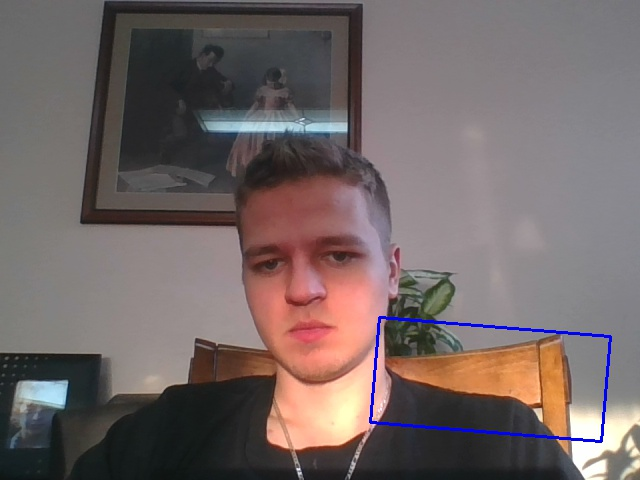
#> input picture TestImg.jpg, 640 x 480 px, given in place of the camera
$ python VideoAnalysis.py
#> lines starting #> are read from the running program, lines starting #| are printed output that depends on the picture; after the words box and inside, x2 and y2 are one past the last pixel; in counts of white or black regions, pixels touching at a corner belong together
########################################## Video Analysis Training  ###################################

import numpy as np
import cv2

################# MEAN SHIFT #################################

#basically finds the most concentrated point on the image (like brighest or whatever)
# Basically in applications, it can track a moving object
### PRETTTTTTTTTY COOOOL
# However, the window size doesnt change which sucks, we fix this with camshift


############      CAMSHIFT #####################################

# Gets meanshift, and once it converges, it updates size of window with a best fitting elipse.
# Then it meanshifts again, and repeats process until required accuracy is met

### see combined example below
###    the code below basically gets an intital image with its thresholds, and tries to find the
###       highest concentrated area (usually brightness / intensity)

cap = cv2.VideoCapture(0)
# take first frame of the video
ret,frame = cap.read()
#> frame is the input picture: shape (480, 640, 3); mean B, G, R 102.3, 103, 115
# setup initial location of window
r,h,c,w = 250,90,400,125  # simply hardcoded the values
track_window = (c,r,w,h)
# set up the ROI for tracking
roi = frame[r:r+h, c:c+w]
hsv_roi =  cv2.cvtColor(frame, cv2.COLOR_BGR2HSV)
#> hsv_roi: shape (480, 640, 3); mean H, S, V 81.9, 39, 118.5
mask = cv2.inRange(hsv_roi, np.array((0., 60.,32.)), np.array((180.,255.,255.)))  ## avoids low light values
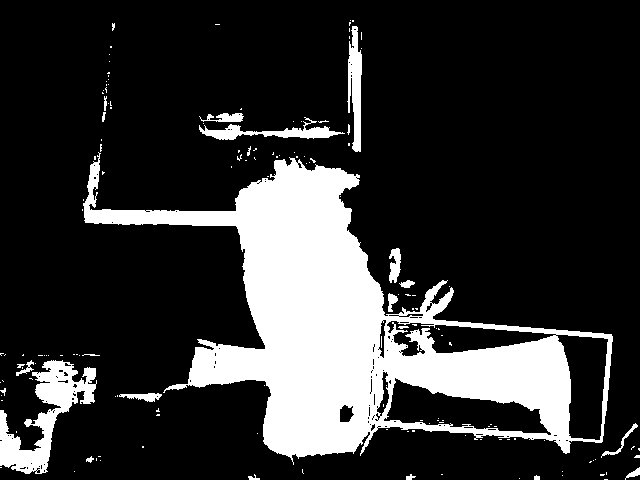
#> mask: shape (480, 640); 20% white; 154 white regions (130 under 20 px), largest, box (x1, y1, x2, y2) and area: (83, 152, 613, 465) 53126, (0, 360, 97, 474) 4068, (347, 26, 362, 152) 1195
roi_hist = cv2.calcHist([hsv_roi],[0],mask,[180],[0,180])
#> roi_hist = 180 values, max 4388 at index 4, min 0 at index 31, mean 341.7
cv2.normalize(roi_hist,roi_hist,0,255,cv2.NORM_MINMAX)

# Setup the termination criteria, either 10 iteration or move by atleast 1 pt
term_crit = ( cv2.TERM_CRITERIA_EPS | cv2.TERM_CRITERIA_COUNT, 10, 1 )

while(1):
    ret ,frame = cap.read()

    if ret == True:
        hsv = cv2.cvtColor(frame, cv2.COLOR_BGR2HSV)
        dst = cv2.calcBackProject([hsv],[0],roi_hist,[0,180],1)
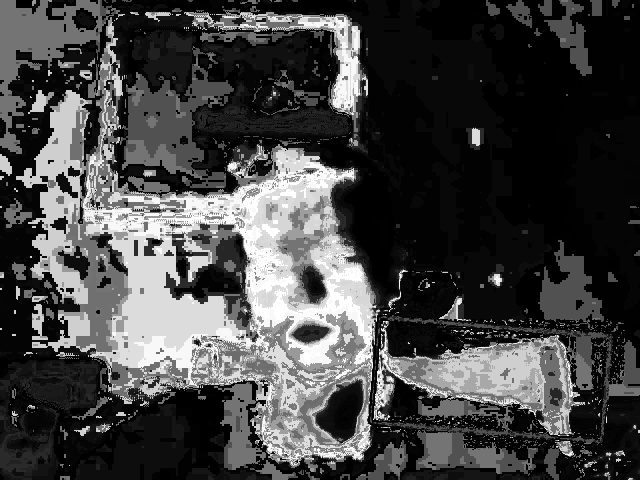
#> dst: shape (480, 640); min 0, max 255, mean 68.2

        """
        # apply meanshift to get the new location
        ret, track_window = cv2.meanShift(dst, track_window, term_crit)
        x,y,w,h = track_window               # Draw it on image
        img2 = cv2.rectangle(frame, (x,y), (x+w,y+h), 255,2)
        cv2.imshow('img2',img2) """

        # apply camshift which we are gonna use
        ret, track_window = cv2.CamShift(dst, track_window, term_crit)
#> ret = ((502, 377.5), (96.98, 161.6), 90.35); track_window = (420, 328, 164, 99)
        # Draw it on image
        pts = cv2.boxPoints(ret)
#> pts = [[421.5, 328.5], [583.1, 329.5], [582.5, 426.5], [420.9, 425.5]]
        pts = np.int0(pts)
#> pts = [[421, 328], [583, 329], [582, 426], [420, 425]]
        img2 = cv2.polylines(frame,[pts],True, 255,2)
        cv2.imshow('img2',img2)
        cv2.imshow("hsv_roi",hsv_roi)
        cv2.imshow("mask",mask)
        cv2.imshow("hsv",hsv)
        cv2.imshow("dst",dst)

        k = cv2.waitKey(60) & 0xff
#> (key Esc is pressed here)
        if k == 27:
            break
        else:
            cv2.imwrite(chr(k)+".jpg",img2)
    else:
        break

cv2.destroyAllWindows()
cap.release()


############################## OPTICAL FLOW ###########################################

# Gets an Intesntiy at a point , I(x,y,t)  ... and rearranges it to get fx*u + fy*v +ft = 0
#     We don't have u or v , so we use Lucas-Kanade method to find them.
"""  Lucas Kanade: all neighbours pixels will ave similair motion so take a 3x3 patch around a point, and find
       fy, fy, and ft for these 9 poiints. So now we ahve 9 equations with 2 unknowns....easily solvable
          Focuses on harris corners as points to track to get better results
            It also scales well since it uses the pyramid thingy
   BASICALLY: it shows you the path of a moving object
    THIS IS ACUALLY REALLL COOOOOL... can find an image and then track its path and tell you if it
        is getting closer or furhter for example
Ex:
"""
cap = cv2.VideoCapture(0)

# params for ShiTomasi corner detection
feature_params = dict( maxCorners = 100,
                       qualityLevel = 0.3,
                       minDistance = 7,
                       blockSize = 7 )

# Parameters for lucas kanade optical flow
lk_params = dict( winSize  = (15,15),
                  maxLevel = 2,
                  criteria = (cv2.TERM_CRITERIA_EPS | cv2.TERM_CRITERIA_COUNT, 10, 0.03))

# Create some random colors
color = np.random.randint(0,255,(100,3))

# Take first frame and find corners in it
ret, old_frame = cap.read()
old_gray = cv2.cvtColor(old_frame, cv2.COLOR_BGR2GRAY)
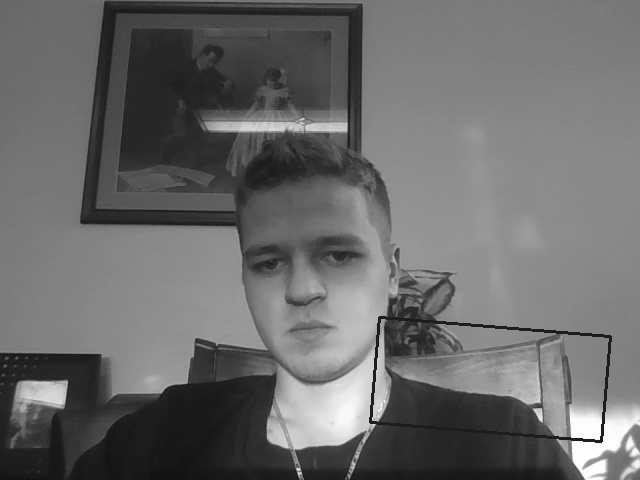
#> old_gray: shape (480, 640); min 17, max 255, mean 106.5
p0 = cv2.goodFeaturesToTrack(old_gray, mask = None, **feature_params)
#> p0 = [[600, 440], [372, 420], [380, 318], [573, 444]]

# Create a mask image for drawing purposes
mask = np.zeros_like(old_frame)
while(1):
    ret,frame = cap.read()
    frame_gray = cv2.cvtColor(frame, cv2.COLOR_BGR2GRAY)

    # calculate optical flow
    p1, st, err = cv2.calcOpticalFlowPyrLK(old_gray, frame_gray, p0, None, **lk_params)
#> p1 = [[600, 440], [372, 420], [380, 318], [573, 444]]; st = [1, 1, 1, 1]; err = [0, 0, 0, 0]

    # Select good points
    good_new = p1[st==1]    ## st ==1 is a param returned as 1 from opticalFlowPyrLK if next point is found
#> good_new = [[600, 440], [372, 420], [380, 318], [573, 444]]
    good_old = p0[st==1]
#> good_old = [[600, 440], [372, 420], [380, 318], [573, 444]]

    # draw the tracks
    for i,(new,old) in enumerate(zip(good_new,good_old)):
        a,b = new.ravel()
        c,d = old.ravel()
        mask = cv2.line(mask, (a,b),(c,d), color[i].tolist(), 2)
        frame = cv2.circle(frame,(a,b),5,color[i].tolist(),-1)
#> this loop made 4 passes
#> (a, b, c, d) on passes 1 to 4: (600, 440, 600, 440), (372, 420, 372, 420), (380, 318, 380, 318), (573, 444, 573, 444)
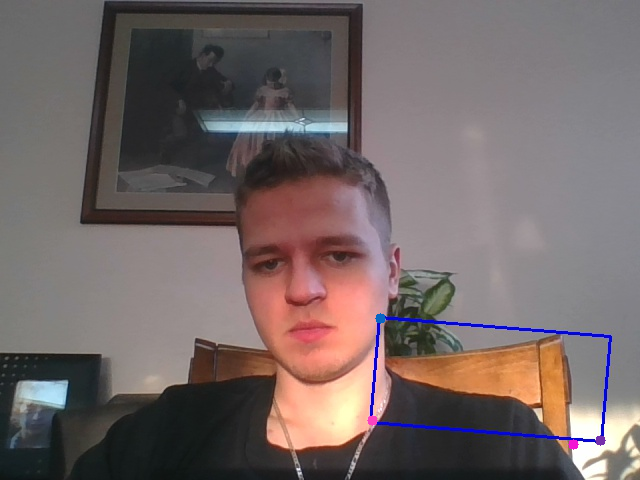
#> frame: shape (480, 640, 3); mean B, G, R 102.3, 102.9, 115
#> mask: shape (480, 640, 3)
    img = cv2.add(frame,mask)

    cv2.imshow('frame',img)
    cv2.imshow('mask',mask)
    k = cv2.waitKey(30) & 0xff
#> (key Esc is pressed here)
    if k == 27:
        break

    # Now update the previous frame and previous points
    old_gray = frame_gray.copy()
    p0 = good_new.reshape(-1,1,2)

cv2.destroyAllWindows()
cap.release()


###########

#DENSE OPTICAL FLOW EXAMPLE:
## this basically shows all the moving objects in the image with hue values

cap = cv2.VideoCapture(0)
ret, frame1 = cap.read()
prvs = cv2.cvtColor(frame1,cv2.COLOR_BGR2GRAY)
hsv = np.zeros_like(frame1)
hsv[...,1] = 255

while(1):
    ret, frame2 = cap.read()
    next = cv2.cvtColor(frame2,cv2.COLOR_BGR2GRAY)

    flow = cv2.calcOpticalFlowFarneback(prvs,next, None, 0.5, 3, 15, 3, 5, 1.2, 0)

    mag, ang = cv2.cartToPolar(flow[...,0], flow[...,1])
    hsv[...,0] = ang*180/np.pi/2
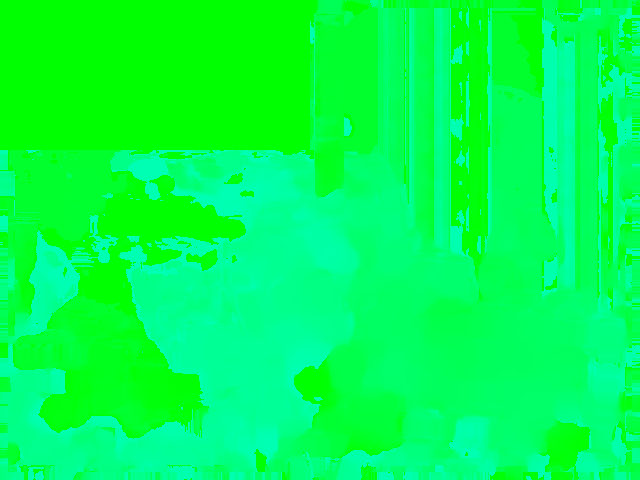
#> hsv: shape (480, 640, 3); mean of channels 0, 1, 2 80.5, 255, 0; drawn as B, G, R
    hsv[...,2] = cv2.normalize(mag,None,0,255,cv2.NORM_MINMAX)
#> hsv: shape (480, 640, 3); 0.31% of pixels changed, all inside (x1, y1, x2, y2) = (0, 343, 640, 480)
    rgb = cv2.cvtColor(hsv,cv2.COLOR_HSV2BGR)

    cv2.imshow('frame2',rgb)
    k = cv2.waitKey(30) & 0xff
#> (key Esc is pressed here)
    if k == 27:
        break
    elif k == ord('s'):
        cv2.imwrite('opticalfb.png',frame2)
        cv2.imwrite('opticalhsv.png',rgb)
    prvs = next

cap.release()
cv2.destroyAllWindows()


############################### BACKGROUND SUBTRACTION ###################################

### THIS IS VERY IMPORTANT in MANY VISION APPLICATIONS
#   basically subtracts static background and slightly-moving ones like shadows from frame


############ BackgroundSubtractorMOG ####################
# Ex:
cap = cv2.VideoCapture(0)

fgbg = cv2.bgsegm.createBackgroundSubtractorMOG()   ### init frame for subtraction

while(1):
    ret, frame = cap.read()
    fgmask = fgbg.apply(frame)
#> fgmask: shape (480, 640); every value is 0
    cv2.imshow('frame',fgmask)
    k = cv2.waitKey(30) & 0xff
#> (key Esc is pressed here)
    if k == 27:
        break
cap.release()
cv2.destroyAllWindows()


############ BackgroundSubtractorMOG2 ####################

# basically same as MOG except it's better since it adapts to illumination changes
# it pretty much is accurate enough to show shadows which is awesome!!!
#Ex:
cap = cv2.VideoCapture(0)

fgbg = cv2.createBackgroundSubtractorMOG2()

while(1):
    ret, frame = cap.read()

    fgmask = fgbg.apply(frame)
#> fgmask: shape (480, 640); every value is 127

    cv2.imshow('frame',fgmask)
    k = cv2.waitKey(30) & 0xff
#> (key Esc is pressed here)
    if k == 27:
        break

cap.release()
cv2.destroyAllWindows()


################ BackgroundSubtractorGMG  ##########################

# uses first few frames (120 by default) to model background, then uses opening and closing filters
#   to remove background noise .....
#       first few frames are always black!!!!!
# WOAAAOOAOAOAOA this is precise as fuckkkkkkkkkkkkkkkkkkkkkkkkk
# Ex:
cap = cv2.VideoCapture(0)
kernel = cv2.getStructuringElement(cv2.MORPH_ELLIPSE,(3,3))
fgbg = cv2.bgsegm.createBackgroundSubtractorGMG()

while(1):
    ret, frame = cap.read()

    fgmask = fgbg.apply(frame)
    fgmask = cv2.morphologyEx(fgmask, cv2.MORPH_OPEN, kernel)

    cv2.imshow('frame',fgmask)
    k = cv2.waitKey(30) & 0xff
#> (key Esc is pressed here)
    if k == 27:
        break

cap.release()
cv2.destroyAllWindows()


############################# Face Detection using Haar Cascades ################################

""" basically takes the fact that eyes are darker than its surroundings to find them in an image using
     a summation of points within a given rectangular area .....
       since this is so computationally heavy, algorithm focuses on discarding areas that are most likely
         not faces first... aka CASCADE OF CLASSIFIERS  ...aka if a window passes first stage, it goes to
            the second stage, then the 3rd stage and so on, until it classifies a face or fails at a stage

  OpenCv comes with a trainer and a detector .... you can train your own classifier for any object like car
    planes, etc... but you have to create it .... see existing pre-trained classifiers for face, eyes, smile,
     etc, in opencv/data/haarcascades    ....

  Below is an example of creating a face and eye detector in opencv:"""

# load cascade classifiers:
face_cascade = cv2.CascadeClassifier('C:\\Users\\dabes\\Downloads\\opencv\\sources\\data\\haarcascades\\haarcascade_frontalface_default.xml')
eye_cascade = cv2.CascadeClassifier('C:\\Users\\dabes\\Downloads\\opencv\\sources\\data\\haarcascades\\haarcascade_eye.xml')

cap = cv2.VideoCapture(0)

while(1):
    ret, frame = cap.read()
    gray = cv2.cvtColor(frame, cv2.COLOR_BGR2GRAY)

    # if faces are found, returns x,y,w,h
    #   draw the faces and then search for eyes within the faces and draw them!!!
    faces = face_cascade.detectMultiScale(gray, 1.3, 5)
#> faces = [[219, 193, 172, 172]]
    for (x,y,w,h) in faces:
        img = cv2.rectangle(frame,(x,y),(x+w,y+h),(255,0,0),2)
        roi_gray = gray[y:y+h, x:x+w]
        roi_color = img[y:y+h, x:x+w]
        eyes = eye_cascade.detectMultiScale(roi_gray)
        for (ex,ey,ew,eh) in eyes:
            if ew*3 < w and ey*3 < h:
              cv2.rectangle(roi_color,(ex,ey),(ex+ew,ey+eh),(0,255,0),2)
#> this loop made 1 pass
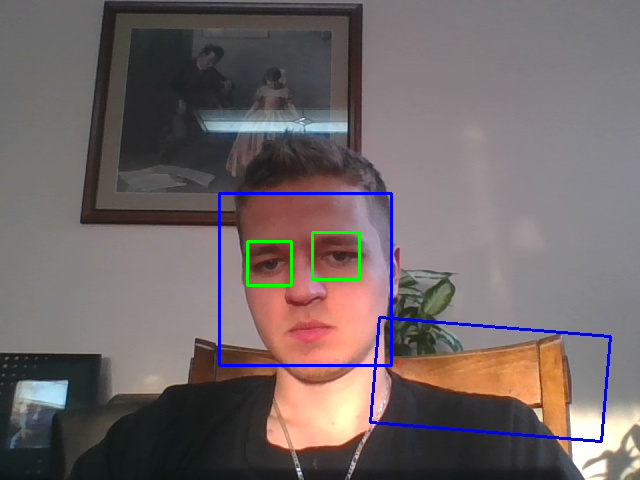
#> frame: shape (480, 640, 3); 1.02% of pixels changed, all inside (x1, y1, x2, y2) = (218, 192, 393, 367)
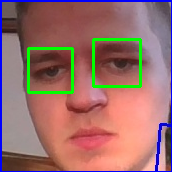
#> roi_color: shape (172, 172, 3); mean B, G, R 106.9, 110.2, 152.6

    cv2.imshow('frame',frame)
    k = cv2.waitKey(30) & 0xff
#> (key Esc is pressed here)
    if k == 27:
        break

cap.release()
cv2.destroyAllWindows()
